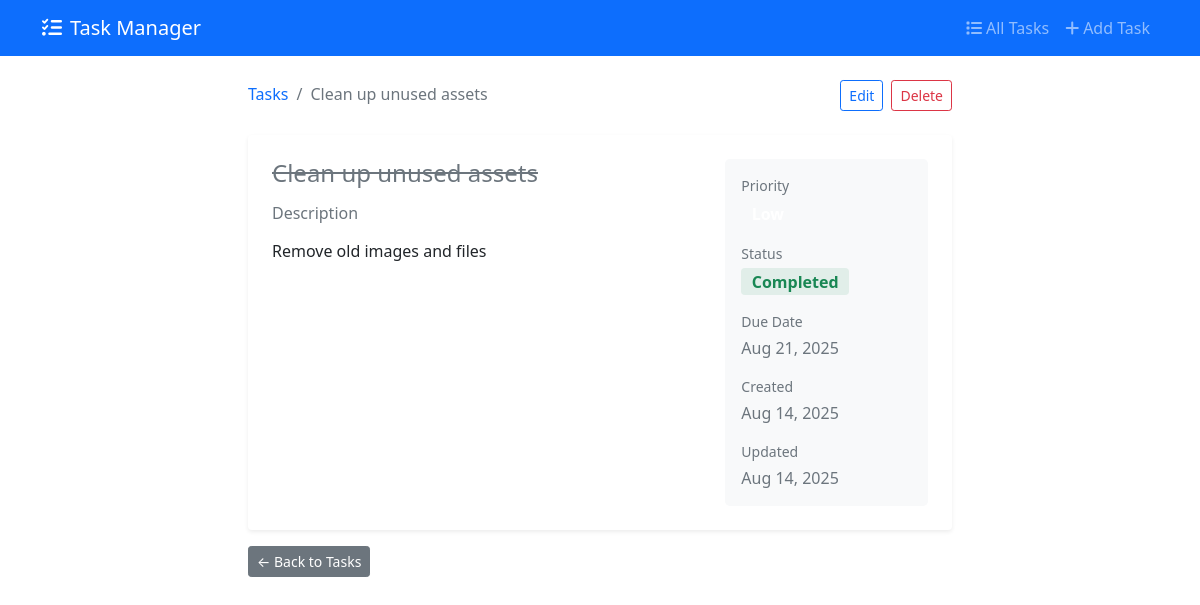
The app's page /task/22/ with its own data.
### tasks/models.py (models this page shows, shortened)
class Task(models.Model):
    title = models.CharField(max_length=200)
    description = models.TextField(blank=True)
    priority = models.CharField(
        max_length=10,
        choices=[("high", "High"), ("medium", "Medium"), ("low", "Low")],
        default="medium",
    )
    is_completed = models.BooleanField(default=False)
    due_date = models.DateField(null=True, blank=True)
    created_at = models.DateTimeField(auto_now_add=True)
    updated_at = models.DateTimeField(auto_now=True)
    class Meta:
        ordering = ["-created_at"]

### tasks/views.py (the view)
# urls.py: path("task/<int:pk>/", TaskDetailView.as_view(), name="task-detail"),
class TaskDetailView(DetailView):
    model = Task
    template_name = "tasks/task_detail.html"
    context_object_name = "task"

### templates/tasks/task_detail.html (shortened to what this page needs)
{% extends 'base.html' %}
{% block content %}
<div class="container-fluid px-4">
    <div class="row justify-content-center">
        <div class="col-lg-8">
            <div class="d-flex justify-content-between align-items-center mb-4">
                <div>
                    <nav aria-label="breadcrumb">
                        <ol class="breadcrumb mb-1">
                            <li class="breadcrumb-item"><a href="{% url 'task-list' %}" class="text-decoration-none">Tasks</a></li>
                            <li class="breadcrumb-item active">{{ task.title|truncatechars:30 }}</li>
                        </ol>
                    </nav>
                </div>
                <div class="d-flex gap-2">
                    <a href="{% url 'task-edit' task.pk %}" class="btn btn-outline-primary btn-sm">Edit</a>
                    <a href="{% url 'task-delete' task.pk %}" class="btn btn-outline-danger btn-sm">Delete</a>
                </div>
            </div>
            <div class="card border-0 shadow-sm">
                <div class="card-body p-4">
                    <div class="row">
                        <div class="col-lg-8">
                            <h2 class="h4 mb-3 {% if task.is_completed %}text-decoration-line-through text-muted{% endif %}">
                                {{ task.title }}
                            </h2>
                            {% if task.description %}
                                <div class="mb-4">
                                    <h6 class="text-muted mb-2">Description</h6>
                                    <p class="text-secondary">{{ task.description|linebreaks }}</p>
                                </div>
                            {% endif %}
                        </div>
                        <div class="col-lg-4">
                            <div class="bg-light rounded-3 p-3">
                                <div class="mb-3">
                                    <small class="text-muted d-block mb-1">Priority</small>
                                    <span class="badge badge-priority-{{ task.priority }} fs-6">{{ task.get_priority_display }}</span>
                                </div>
                                <div class="mb-3">
                                    <small class="text-muted d-block mb-1">Status</small>
                                    {% if task.is_completed %}
                                        <span class="badge bg-success bg-opacity-10 text-success fs-6">Completed</span>
                                    {% else %}
                                        <span class="badge bg-warning bg-opacity-10 text-warning fs-6">Pending</span>
                                    {% endif %}
                                </div>
                                {% if task.due_date %}
                                    <div class="mb-3">
                                        <small class="text-muted d-block mb-1">Due Date</small>
                                        <span class="text-secondary">{{ task.due_date|date:"M d, Y" }}</span>
                                    </div>
                                {% endif %}
                                <div class="mb-3">
                                    <small class="text-muted d-block mb-1">Created</small>
                                    <span class="text-secondary">{{ task.created_at|date:"M d, Y" }}</span>
                                </div>
                                {% if task.updated_at != task.created_at %}
                                    <div>
                                        <small class="text-muted d-block mb-1">Updated</small>
                                        <span class="text-secondary">{{ task.updated_at|date:"M d, Y" }}</span>
                                    </div>
                                {% endif %}
                            </div>
                        </div>
                    </div>
                </div>
            </div>
            <div class="mt-3">
                <a href="{% url 'task-list' %}" class="btn btn-secondary btn-sm">← Back to Tasks</a>
            </div>
        </div>
    </div>
</div>
{% endblock %}

### records on screen
Task: title "Clean up unused assets", description "Remove old images and files", due_date "Aug 21, 2025", created_at "Aug 14, 2025", updated_at "Aug 14, 2025"
